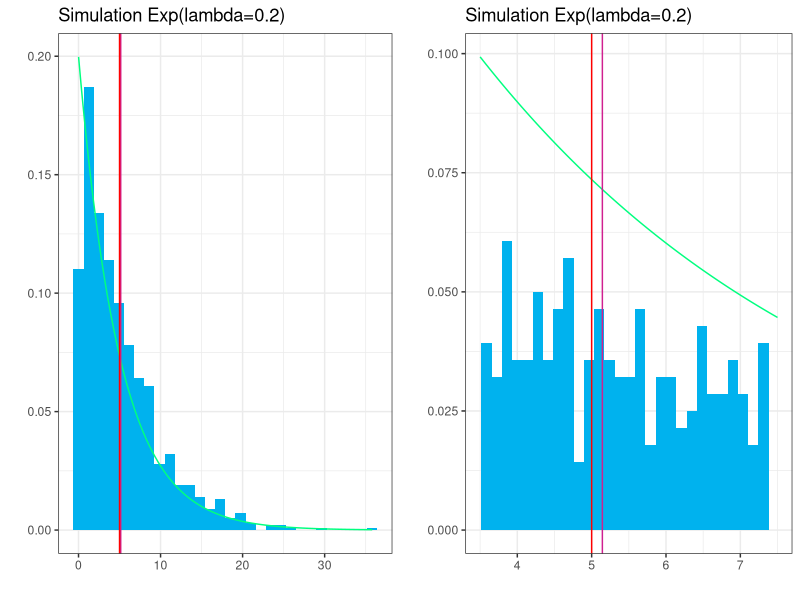
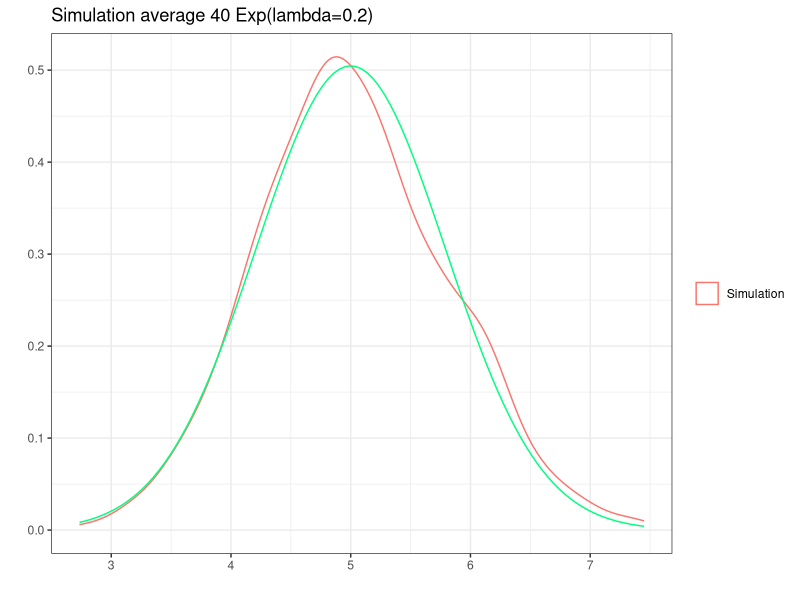

These figures' R source, in order:
## ---- chunk 1
knitr::opts_chunk$set(echo = TRUE, cache = TRUE, warning = FALSE )
library(ggplot2)
library(dplyr)
multiplot <- function(..., plotlist=NULL, file, cols=1, layout=NULL) {
  library(grid)
 # Make a list from the ... arguments and plotlist
  plots <- c(list(...), plotlist)
  numPlots = length(plots)
  # If layout is NULL, then use 'cols' to determine layout
  if (is.null(layout)) {
    # Make the panel
    # ncol: Number of columns of plots
    # nrow: Number of rows needed, calculated from # of cols
    layout <- matrix(seq(1, cols * ceiling(numPlots/cols)),
                    ncol = cols, nrow = ceiling(numPlots/cols))
  }
 if (numPlots==1) {
    print(plots[[1]])
  } else {
    # Set up the page
    grid.newpage()
    pushViewport(viewport(layout = grid.layout(nrow(layout), ncol(layout))))
    # Make each plot, in the correct location
    for (i in 1:numPlots) {
      # Get the i,j matrix positions of the regions that contain this subplot
      matchidx <- as.data.frame(which(layout == i, arr.ind = TRUE))
      print(plots[[i]], vp = viewport(layout.pos.row = matchidx$row,
                                      layout.pos.col = matchidx$col))
    }
  }
}
## ---- chunk 2
set.seed(176325)
simula <- rexp(1000,0.2)
simula <- as.data.frame(simula)
sampleMean <- mean(simula$simula)
sampleVar <- var(simula$simula)
g1 <- ggplot(simula, aes(simula)) + geom_histogram(aes(y = ..count../sum(..count..)),
                                                      fill = 'deepskyblue2') +
    ggtitle("Simulation Exp(lambda=0.2)") + ylab('')+ xlab('') +theme_bw() + 
stat_function(fun = dexp, colour = "springgreen", args = 0.2) + 
	geom_vline( xintercept = sampleMean, color = 'violetred') +
	geom_vline( xintercept = 1/0.2, color = "red")  
g2 <- ggplot(simula, aes(simula)) + geom_histogram(aes(y = ..count../sum(..count..)),
                                                      fill = 'deepskyblue2') +
    ggtitle("Simulation Exp(lambda=0.2)") + ylab('')+ xlab('') +theme_bw() + 
stat_function(fun = dexp, colour = "springgreen", args = 0.2) + 
	geom_vline( xintercept = sampleMean, color = 'violetred') +
	geom_vline( xintercept = 1/0.2, color = "red") + xlim(c(3.5,7.5)) 
multiplot(g1,g2, cols = 2)

## ---- chunk 3
set.seed(176325)
simula <- function(lambda)
{
	sim <- rexp(40,0.2)
	return(c(mean(sim), var(sim)))
}
simulation <- mapply(simula,rep(0.2,1000))
simulation <- as.data.frame(t(simulation))
names(simulation) <- c("means", "var")
means <- mean(simulation$means)
vars <- var(simulation$means)
lambda <- .2


#simulation <- simulation %>% mutate( score = (means-beta) / ( beta /sqrt(40)))
ggplot(simulation, aes(means)) + geom_density(aes(colour = 'Simulation') )+
    ggtitle("Simulation average 40 Exp(lambda=0.2)") + ylab('')+ xlab('')  + 
stat_function(fun = dnorm, colour = "springgreen", args =  c(1/lambda, 1/lambda/sqrt(40))) +
theme_bw()+theme(legend.title=element_blank())
